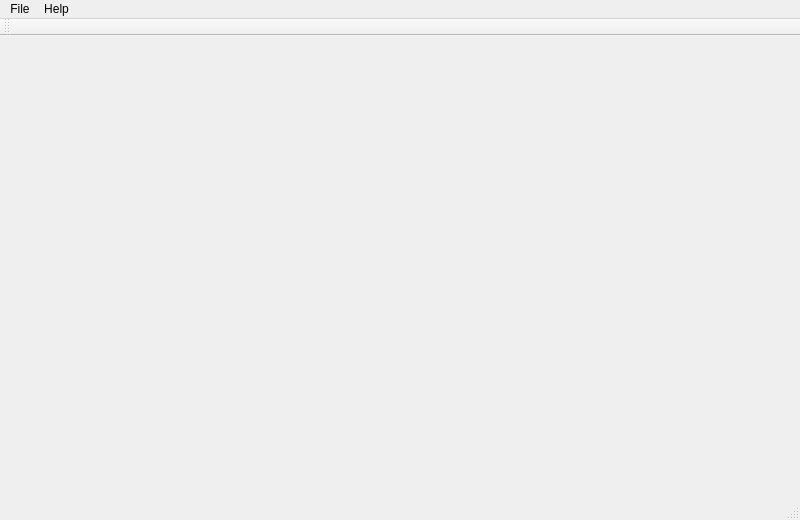
<?xml version="1.0" encoding="UTF-8"?>
<ui version="4.0">
 <class>MainWindowClass</class>
 <widget class="QMainWindow" name="MainWindowClass">
  <property name="geometry">
   <rect>
    <x>0</x>
    <y>0</y>
    <width>800</width>
    <height>520</height>
   </rect>
  </property>
  <property name="windowTitle">
   <string>PearRayDiagnostic</string>
  </property>
  <property name="windowIcon">
   <iconset resource="../resources/icons.qrc">
    <normaloff>:/icon_diag</normaloff>:/icon_diag</iconset>
  </property>
  <widget class="QMdiArea" name="mdiArea">
   <property name="viewMode">
    <enum>QMdiArea::TabbedView</enum>
   </property>
   <property name="tabsClosable">
    <bool>true</bool>
   </property>
   <property name="tabsMovable">
    <bool>true</bool>
   </property>
  </widget>
  <widget class="QMenuBar" name="menuBar">
   <property name="geometry">
    <rect>
     <x>0</x>
     <y>0</y>
     <width>800</width>
     <height>29</height>
    </rect>
   </property>
   <widget class="QMenu" name="menuFile">
    <property name="title">
     <string>File</string>
    </property>
    <widget class="QMenu" name="menuRecentFiles">
     <property name="title">
      <string>Open Recent</string>
     </property>
     <addaction name="separator"/>
    </widget>
    <addaction name="actionOpenFile"/>
    <addaction name="menuRecentFiles"/>
    <addaction name="separator"/>
    <addaction name="actionQuit"/>
   </widget>
   <widget class="QMenu" name="menuHelp">
    <property name="title">
     <string>Help</string>
    </property>
    <widget class="QMenu" name="menuExternal_Links">
     <property name="title">
      <string>External Links</string>
     </property>
     <addaction name="actionWebsite"/>
    </widget>
    <addaction name="actionShortcuts"/>
    <addaction name="actionQuickGuide"/>
    <addaction name="actionManual"/>
    <addaction name="separator"/>
    <addaction name="menuExternal_Links"/>
    <addaction name="separator"/>
    <addaction name="actionAbout"/>
    <addaction name="actionAboutQt"/>
   </widget>
   <addaction name="menuFile"/>
   <addaction name="menuHelp"/>
  </widget>
  <widget class="QStatusBar" name="statusBar"/>
  <widget class="QToolBar" name="toolBar">
   <property name="windowTitle">
    <string>toolBar</string>
   </property>
   <attribute name="toolBarArea">
    <enum>TopToolBarArea</enum>
   </attribute>
   <attribute name="toolBarBreak">
    <bool>false</bool>
   </attribute>
  </widget>
  <action name="actionOpenFile">
   <property name="text">
    <string>Open File...</string>
   </property>
   <property name="shortcut">
    <string>Ctrl+O</string>
   </property>
  </action>
  <action name="actionQuit">
   <property name="text">
    <string>Quit</string>
   </property>
   <property name="shortcut">
    <string>Ctrl+Q</string>
   </property>
  </action>
  <action name="actionAbout">
   <property name="text">
    <string>About</string>
   </property>
   <property name="shortcut">
    <string>F5</string>
   </property>
  </action>
  <action name="actionAboutQt">
   <property name="text">
    <string>About Qt</string>
   </property>
   <property name="shortcut">
    <string>F6</string>
   </property>
  </action>
  <action name="actionManual">
   <property name="text">
    <string>Manual</string>
   </property>
   <property name="shortcut">
    <string>F1</string>
   </property>
  </action>
  <action name="actionQuickGuide">
   <property name="text">
    <string>Quick Guide</string>
   </property>
   <property name="shortcut">
    <string>F3</string>
   </property>
  </action>
  <action name="actionShortcuts">
   <property name="text">
    <string>Shortcuts</string>
   </property>
   <property name="shortcut">
    <string>F4</string>
   </property>
  </action>
  <action name="actionWebsite">
   <property name="icon">
    <iconset resource="../../../ui/resources/icons.qrc">
     <normaloff>:/ic_home_black_24dp_2x.png</normaloff>:/ic_home_black_24dp_2x.png</iconset>
   </property>
   <property name="text">
    <string>Website</string>
   </property>
   <property name="shortcut">
    <string>F2</string>
   </property>
  </action>
 </widget>
 <layoutdefault spacing="6" margin="11"/>
 <resources>
  <include location="../../../ui/resources/icons.qrc"/>
 </resources>
 <connections/>
</ui>
